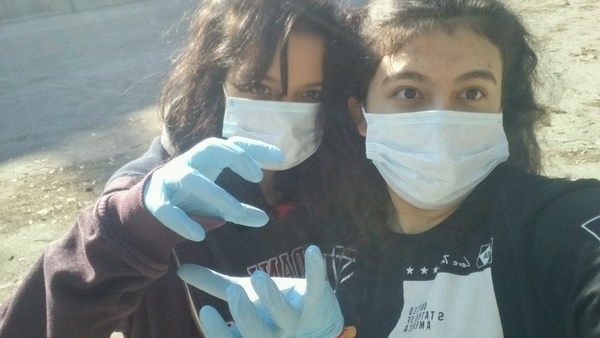
#> input picture image_processing/filtering/gizem.png, 600 x 338 px
$ python Median.py
#> lines starting #> are read from the running program, lines starting #| are printed output that depends on the picture
# import required libraries
import cv2
import numpy as np

# Read the original image
# The input (original image) is
# loaded and read with opencv imread command
img = cv2.imread('gizem.png')
#> img is the input picture: shape (338, 600, 3); mean B, G, R 129.4, 132.9, 124.8

# we get output to make sure the image is read
cv2.imshow('Original Image', img)
cv2.waitKey(0)

median = cv2.medianBlur(img, 5)
compare = np.concatenate((img, median), axis=1) #side by side comparison
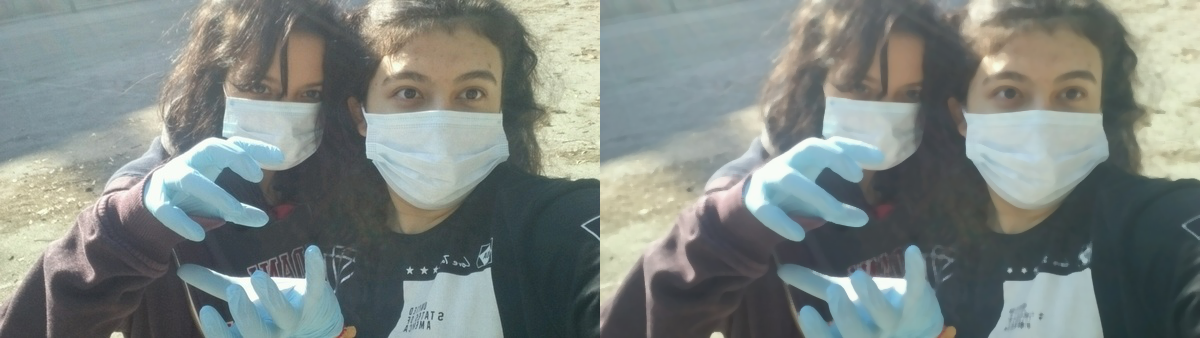
#> compare: shape (338, 1200, 3); mean B, G, R 129.3, 132.8, 124.7

cv2.imshow('img', compare)
cv2.imwrite('median.png', median)
cv2.waitKey(0)
cv2.destroyAllWindows
